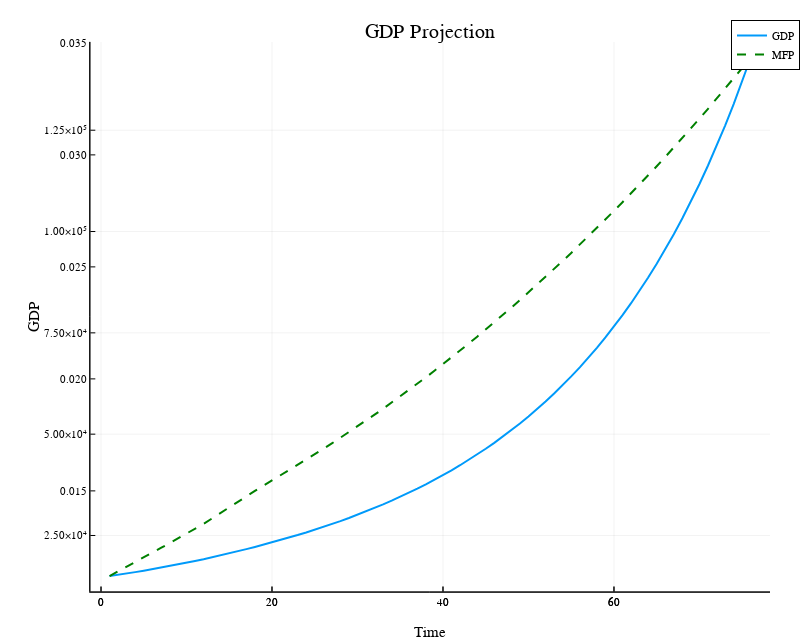

Write notebook code for a chart like this one.
### Markdown cell above
### Results Visualization

### Code cell
plot(y,title="GDP Projection",
      xaxis="Time",yaxis="GDP",label="GDP", lw = 2, size = (800, 640))

plot!(twinx(), a, ls = :dash, label = "MFP", ymirror = true, color = :green, lw = 2, grid = :none)

### Figure 1 — Plotly figure (JSON) as saved in the notebook; plotly's stock layout.template omitted (floating-point values rounded to 4 significant figures)
{"data": [{"colorbar": {"title": {"text": ""}}, "legendgroup": "GDP", "line": {"color": "rgba(0, 154, 250, 1.000)", "dash": "solid", "shape": "linear", "width": 2}, "mode": "lines", "name": "GDP", "showlegend": true, "type": "scatter", "x": [1, 2, 3, 4, 5, 6, 7, 8, 9, 10, 11, 12, 13, 14, 15, 16, 17, 18, 19, 20, 21, 22, 23, 24, 25, 26, 27, 28, 29, 30, 31, 32, 33, 34, 35, 36, 37, 38, 39, 40, 41, 42, 43, 44, 45, 46, 47, 48, 49, 50, 51, 52, 53, 54, 55, 56, 57, 58, 59, 60, 61, 62, 63, 64, 65, 66, 67, 68, 69, 70, 71, 72, 73, 74, 75, 76], "xaxis": "x", "y": [15000, 15270, 15610.0, 15960.0, 16320.0, 16700.0, 17080.0, 17470.0, 17870.0, 18280.0, 18710.0, 19140.0, 19610.0, 20090.0, 20590.0, 21110.0, 21630.0, 22170.0, 22730.0, 23300.0, 23880.0, 24480.0, 25110.0, 25750.0, 26410.0, 27100.0, 27820.0, 28550.0, 29320.0, 30110.0, 30930.0, 31790.0, 32670.0, 33590.0, 34540.0, 35530.0, 36560.0, 37630.0, 38740.0, 39890.0, 41090.0, 42340.0, 43640.0, 44990.0, 46400.0, 47860.0, 49390.0, 50990.0, 52650.0, 54380.0, 56190.0, 58070.0, 60040.0, 62100.0, 64250.0, 66490.0, 68840.0, 71300.0, 73870.0, 76550.0, 79370.0, 82320.0, 85410.0, 88650.0, 92040.0, 95610.0, 99350.0, 103300.0, 107400.0, 111700.0, 116300.0, 121100.0, 126100.0, 131500.0, 137000.0, 142900.0], "yaxis": "y", "zmax": null, "zmin": null}, {"colorbar": {"title": {"text": ""}}, "legendgroup": "MFP", "line": {"color": "rgba(0, 128, 0, 1.000)", "dash": "dash", "shape": "linear", "width": 2}, "mode": "lines", "name": "MFP", "showlegend": true, "type": "scatter", "x": [1, 2, 3, 4, 5, 6, 7, 8, 9, 10, 11, 12, 13, 14, 15, 16, 17, 18, 19, 20, 21, 22, 23, 24, 25, 26, 27, 28, 29, 30, 31, 32, 33, 34, 35, 36, 37, 38, 39, 40, 41, 42, 43, 44, 45, 46, 47, 48, 49, 50, 51, 52, 53, 54, 55, 56, 57, 58, 59, 60, 61, 62, 63, 64, 65, 66, 67, 68, 69, 70, 71, 72, 73, 74, 75, 76], "xaxis": "x2", "y": [0.0112, 0.0114, 0.01161, 0.01182, 0.01203, 0.01224, 0.01245, 0.01266, 0.01287, 0.01308, 0.01329, 0.01353, 0.01377, 0.01402, 0.01428, 0.01452, 0.01476, 0.015, 0.01523, 0.01546, 0.01569, 0.01592, 0.01616, 0.01639, 0.01663, 0.01687, 0.01712, 0.01737, 0.01762, 0.01788, 0.01814, 0.0184, 0.01867, 0.01894, 0.01922, 0.0195, 0.01978, 0.02007, 0.02036, 0.02066, 0.02096, 0.02126, 0.02157, 0.02188, 0.0222, 0.02253, 0.02285, 0.02318, 0.02352, 0.02386, 0.0242, 0.02455, 0.02491, 0.02526, 0.02562, 0.02599, 0.02636, 0.02674, 0.02712, 0.0275, 0.02789, 0.02828, 0.02868, 0.02909, 0.02949, 0.02991, 0.03033, 0.03075, 0.03118, 0.03162, 0.03206, 0.03251, 0.03296, 0.03342, 0.03388, 0.03435], "yaxis": "y2", "zmax": null, "zmin": null}], "layout": {"annotations": [{"font": {"color": "rgba(0, 0, 0, 1)", "family": "sans-serif", "size": 20}, "rotation": 0, "showarrow": false, "text": "GDP Projection", "x": 0.5377, "xanchor": "center", "xref": "paper", "y": 1, "yanchor": "top", "yref": "paper"}], "height": 640, "legend": {"bgcolor": "rgba(255, 255, 255, 1.000)", "bordercolor": "rgba(0, 0, 0, 1)", "borderwidth": 1, "font": {"color": "rgba(0, 0, 0, 1)", "family": "sans-serif", "size": 11}, "tracegroupgap": 0, "traceorder": "normal", "x": 1, "xanchor": "auto", "y": 1, "yanchor": "auto"}, "margin": {"b": 20, "l": 0, "r": 0, "t": 20}, "paper_bgcolor": "rgba(255, 255, 255, 1.000)", "plot_bgcolor": "rgba(0, 0, 0, 0)", "showlegend": true, "width": 800, "xaxis": {"anchor": "y", "domain": [0.1129, 0.9625], "gridcolor": "rgba(0, 0, 0, 0.1)", "gridwidth": 0.5, "linecolor": "rgba(0, 0, 0, 1)", "mirror": false, "range": [-1.25, 78.25], "showgrid": true, "showline": true, "showticklabels": true, "tickangle": 0, "tickcolor": "rgb(0, 0, 0)", "tickfont": {"color": "rgba(0, 0, 0, 1)", "family": "sans-serif", "size": 11}, "tickmode": "array", "ticks": "inside", "ticktext": ["0", "20", "40", "60"], "tickvals": [0, 20, 40, 60], "title": {"font": {"color": "rgba(0, 0, 0, 1)", "family": "sans-serif", "size": 15}, "text": "Time"}, "type": "linear", "visible": true, "zeroline": false, "zerolinecolor": "rgba(0, 0, 0, 1)"}, "xaxis2": {"anchor": "y2", "domain": [0.1129, 0.9625], "gridcolor": "rgba(0, 0, 0, 0.1)", "gridwidth": 0.5, "linecolor": "rgba(0, 0, 0, 1)", "mirror": false, "range": [-1.25, 78.25], "showgrid": false, "showline": true, "showticklabels": true, "tickangle": 0, "tickcolor": "rgb(0, 0, 0)", "tickfont": {"color": "rgba(0, 0, 0, 1)", "family": "sans-serif", "size": 11}, "tickmode": "array", "ticks": "inside", "ticktext": ["0", "20", "40", "60"], "tickvals": [0, 20, 40, 60], "title": {"font": {"color": "rgba(0, 0, 0, 1)", "family": "sans-serif", "size": 15}, "text": ""}, "type": "linear", "visible": true, "zeroline": false, "zerolinecolor": "rgba(0, 0, 0, 1)"}, "yaxis": {"anchor": "x", "domain": [0.04738, 0.9635], "gridcolor": "rgba(0, 0, 0, 0.1)", "gridwidth": 0.5, "linecolor": "rgba(0, 0, 0, 1)", "mirror": false, "range": [11160.0, 146800.0], "showgrid": true, "showline": true, "showticklabels": true, "tickangle": 0, "tickcolor": "rgb(0, 0, 0)", "tickfont": {"color": "rgba(0, 0, 0, 1)", "family": "sans-serif", "size": 11}, "tickmode": "array", "ticks": "inside", "ticktext": ["2.50×10⁴", "5.00×10⁴", "7.50×10⁴", "1.00×10⁵", "1.25×10⁵"], "tickvals": [25000, 50000, 75000, 100000, 125000], "title": {"font": {"color": "rgba(0, 0, 0, 1)", "family": "sans-serif", "size": 15}, "text": "GDP"}, "type": "linear", "visible": true, "zeroline": false, "zerolinecolor": "rgba(0, 0, 0, 1)"}, "yaxis2": {"anchor": "x2", "domain": [0.04738, 0.9635], "gridcolor": "rgba(0, 0, 0, 0.1)", "gridwidth": 0.5, "linecolor": "rgba(0, 0, 0, 1)", "mirror": false, "range": [0.01051, 0.03504], "showgrid": false, "showline": true, "showticklabels": true, "tickangle": 0, "tickcolor": "rgb(0, 0, 0)", "tickfont": {"color": "rgba(0, 0, 0, 1)", "family": "sans-serif", "size": 11}, "tickmode": "array", "ticks": "inside", "ticktext": ["0.015", "0.020", "0.025", "0.030", "0.035"], "tickvals": [0.015, 0.02, 0.025, 0.03, 0.035], "title": {"font": {"color": "rgba(0, 0, 0, 1)", "family": "sans-serif", "size": 15}, "text": ""}, "type": "linear", "visible": true, "zeroline": false, "zerolinecolor": "rgba(0, 0, 0, 1)"}}}
